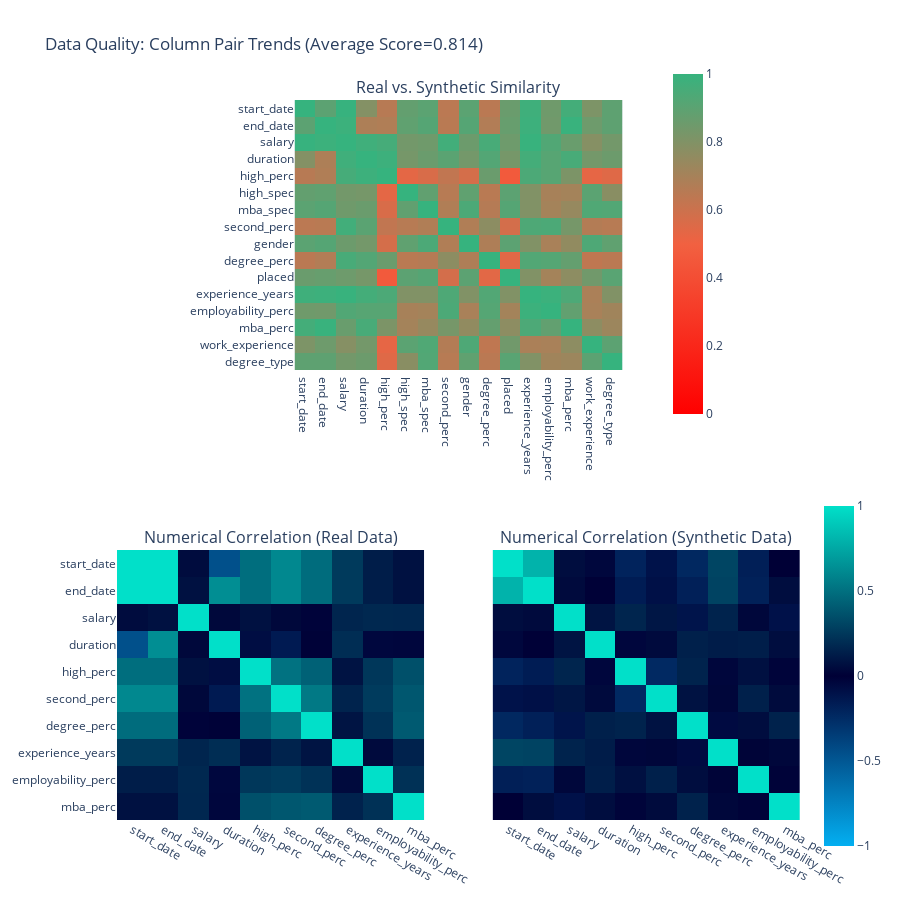

Notebook source saved alongside this figure:
### Code cell
proper.get_visualization()

### Figure 1 — Plotly figure (JSON) as saved in the notebook; plotly's stock layout.template omitted (floating-point values rounded to 4 significant figures; data arrays with more than 128 entries replaced by an {"elided": "..."} marker saying what was removed)
{"data": [{"coloraxis": "coloraxis", "hovertemplate": "<b>Column Pair</b><br>(%{x},%{y})<br><br>Similarity: %{z}<extra></extra>", "type": "heatmap", "x": ["start_date", "end_date", "salary", "duration", "high_perc", "high_spec", "mba_spec", "second_perc", "gender", "degree_perc", "placed", "experience_years", "employability_perc", "mba_perc", "work_experience", "degree_type"], "xaxis": "x", "y": ["start_date", "end_date", "salary", "duration", "high_perc", "high_spec", "mba_spec", "second_perc", "gender", "degree_perc", "placed", "experience_years", "employability_perc", "mba_perc", "work_experience", "degree_type"], "yaxis": "y", "z": {"elided": "16x16 float values"}}, {"coloraxis": "coloraxis2", "customdata": [[1, 0.797, 0.06, -0.04, -0.202, -0.105, -0.226, 0.307, -0.177, 0], [0.797, 1, 0.045, -0.003, -0.159, -0.092, -0.182, 0.297, -0.186, 0.06], [0.06, 0.045, 1, 0.089, 0.163, 0.1, -0.113, 0.156, 0.032, -0.099], [-0.04, -0.003, 0.089, 1, -0.037, 0.045, 0.142, 0.127, 0.134, 0.059], [-0.202, -0.159, 0.163, -0.037, 1, -0.233, 0.156, -0.032, 0.072, -0.02], [-0.105, -0.092, 0.1, 0.045, -0.233, 1, 0.081, 0.028, 0.143, 0.048], [-0.226, -0.182, -0.113, 0.142, 0.156, 0.081, 1, -0.059, 0.06, 0.153], [0.307, 0.297, 0.156, 0.127, -0.032, 0.028, -0.059, 1, 0.016, 0.032], [-0.177, -0.186, 0.032, 0.134, 0.072, 0.143, 0.06, 0.016, 1, -0.017], [0, 0.06, -0.099, 0.059, -0.02, 0.048, 0.153, 0.032, -0.017, 1]], "hovertemplate": "<b>Correlation</b><br>(%{x},%{y})<br><br>Synthetic: %{z}<br>(vs. Real: %{customdata})<extra></extra>", "type": "heatmap", "x": ["start_date", "end_date", "salary", "duration", "high_perc", "second_perc", "degree_perc", "experience_years", "employability_perc", "mba_perc"], "xaxis": "x2", "y": ["start_date", "end_date", "salary", "duration", "high_perc", "second_perc", "degree_perc", "experience_years", "employability_perc", "mba_perc"], "yaxis": "y2", "z": [[1, 1, 0.053, -0.455, 0.491, 0.608, 0.48, 0.261, 0.128, 0.077], [1, 1, 0.075, 0.633, 0.491, 0.608, 0.48, 0.261, 0.128, 0.077], [0.053, 0.075, 1, 0.035, 0.077, 0.035, -0.019, 0.165, 0.178, 0.175], [-0.455, 0.633, 0.035, 1, -0.072, -0.149, -0.012, 0.203, -0.042, -0.035], [0.491, 0.491, 0.077, -0.072, 1, 0.511, 0.434, 0.086, 0.245, 0.355], [0.608, 0.608, 0.035, -0.149, 0.511, 1, 0.538, 0.157, 0.262, 0.388], [0.48, 0.48, -0.019, -0.012, 0.434, 0.538, 1, 0.091, 0.224, 0.402], [0.261, 0.261, 0.165, 0.203, 0.086, 0.157, 0.091, 1, 0.046, 0.154], [0.128, 0.128, 0.178, -0.042, 0.245, 0.262, 0.224, 0.046, 1, 0.218], [0.077, 0.077, 0.175, -0.035, 0.355, 0.388, 0.402, 0.154, 0.218, 1]]}, {"coloraxis": "coloraxis2", "customdata": [[1, 1, 0.053, -0.455, 0.491, 0.608, 0.48, 0.261, 0.128, 0.077], [1, 1, 0.075, 0.633, 0.491, 0.608, 0.48, 0.261, 0.128, 0.077], [0.053, 0.075, 1, 0.035, 0.077, 0.035, -0.019, 0.165, 0.178, 0.175], [-0.455, 0.633, 0.035, 1, -0.072, -0.149, -0.012, 0.203, -0.042, -0.035], [0.491, 0.491, 0.077, -0.072, 1, 0.511, 0.434, 0.086, 0.245, 0.355], [0.608, 0.608, 0.035, -0.149, 0.511, 1, 0.538, 0.157, 0.262, 0.388], [0.48, 0.48, -0.019, -0.012, 0.434, 0.538, 1, 0.091, 0.224, 0.402], [0.261, 0.261, 0.165, 0.203, 0.086, 0.157, 0.091, 1, 0.046, 0.154], [0.128, 0.128, 0.178, -0.042, 0.245, 0.262, 0.224, 0.046, 1, 0.218], [0.077, 0.077, 0.175, -0.035, 0.355, 0.388, 0.402, 0.154, 0.218, 1]], "hovertemplate": "<b>Correlation</b><br>(%{x},%{y})<br><br>Synthetic: %{z}<br>(vs. Real: %{customdata})<extra></extra>", "type": "heatmap", "x": ["start_date", "end_date", "salary", "duration", "high_perc", "second_perc", "degree_perc", "experience_years", "employability_perc", "mba_perc"], "xaxis": "x3", "y": ["start_date", "end_date", "salary", "duration", "high_perc", "second_perc", "degree_perc", "experience_years", "employability_perc", "mba_perc"], "yaxis": "y3", "z": [[1, 0.797, 0.06, -0.04, -0.202, -0.105, -0.226, 0.307, -0.177, 0], [0.797, 1, 0.045, -0.003, -0.159, -0.092, -0.182, 0.297, -0.186, 0.06], [0.06, 0.045, 1, 0.089, 0.163, 0.1, -0.113, 0.156, 0.032, -0.099], [-0.04, -0.003, 0.089, 1, -0.037, 0.045, 0.142, 0.127, 0.134, 0.059], [-0.202, -0.159, 0.163, -0.037, 1, -0.233, 0.156, -0.032, 0.072, -0.02], [-0.105, -0.092, 0.1, 0.045, -0.233, 1, 0.081, 0.028, 0.143, 0.048], [-0.226, -0.182, -0.113, 0.142, 0.156, 0.081, 1, -0.059, 0.06, 0.153], [0.307, 0.297, 0.156, 0.127, -0.032, 0.028, -0.059, 1, 0.016, 0.032], [-0.177, -0.186, 0.032, 0.134, 0.072, 0.143, 0.06, 0.016, 1, -0.017], [0, 0.06, -0.099, 0.059, -0.02, 0.048, 0.153, 0.032, -0.017, 1]]}], "layout": {"annotations": [{"font": {"size": 16}, "showarrow": false, "text": "Real vs. Synthetic Similarity", "x": 0.5, "xanchor": "center", "xref": "paper", "y": 1, "yanchor": "bottom", "yref": "paper"}, {"font": {"size": 16}, "showarrow": false, "text": "Numerical Correlation (Real Data)", "x": 0.225, "xanchor": "center", "xref": "paper", "y": 0.375, "yanchor": "bottom", "yref": "paper"}, {"font": {"size": 16}, "showarrow": false, "text": "Numerical Correlation (Synthetic Data)", "x": 0.775, "xanchor": "center", "xref": "paper", "y": 0.375, "yanchor": "bottom", "yref": "paper"}], "coloraxis": {"cmax": 1, "cmin": 0, "colorbar": {"len": 0.5, "x": 0.8, "y": 0.8}, "colorscale": [[0, "#FF0000"], [0.5, "#F16141"], [1, "#36B37E"]]}, "coloraxis2": {"cmax": 1, "cmin": -1, "colorbar": {"len": 0.5, "y": 0.2}, "colorscale": [[0, "#03AFF1"], [0.5, "#000036"], [1, "#01E0C9"]]}, "height": 900, "title": {"text": "Data Quality: Column Pair Trends (Average Score=0.814)"}, "width": 900, "xaxis": {"anchor": "y", "domain": [0.26, 0.74]}, "xaxis2": {"anchor": "y2", "domain": [0, 0.45]}, "xaxis3": {"anchor": "y3", "domain": [0.55, 1], "matches": "x2"}, "yaxis": {"anchor": "x", "autorange": "reversed", "domain": [0.625, 1]}, "yaxis2": {"anchor": "x2", "autorange": "reversed", "domain": [0, 0.375]}, "yaxis3": {"anchor": "x3", "autorange": "reversed", "domain": [0, 0.375], "matches": "y2", "visible": false}}}
